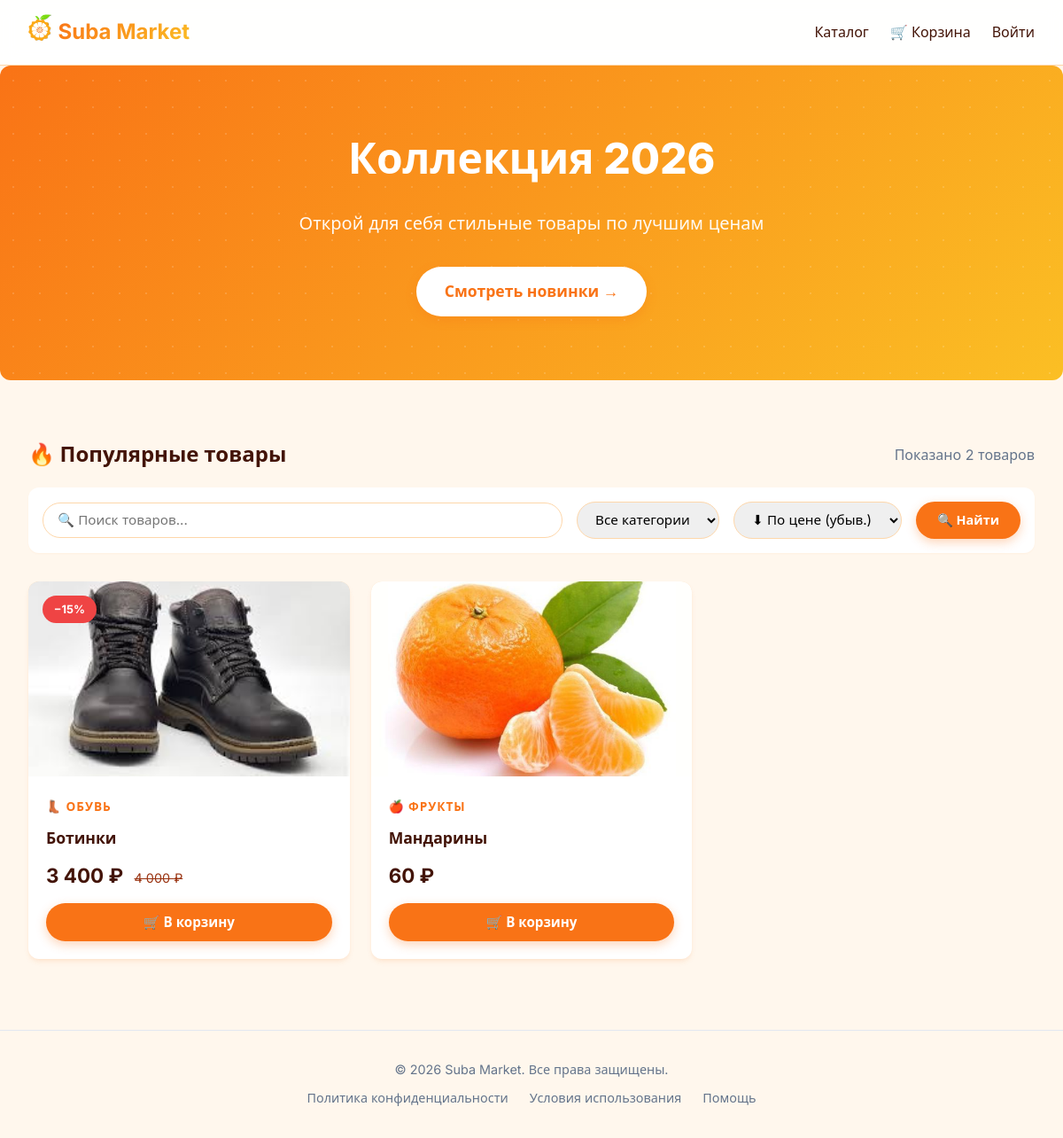
Page /catalogue on the committed database.
### tables this page shows
CREATE TABLE product(
    id INTEGER PRIMARY KEY AUTOINCREMENT,
    title TEXT UNIQUE NOT NULL,
    description TEXT,
    price INTEGER NOT NULL,
    discount integer,
    category TEXT NOT NULL,
    image TEXT
);

### app/catalogue.py (the view)
@bp.route('/catalogue')
def catalogue():
    search = request.args.get('search', '')
    category_filter = request.args.get('category', '')
    sort_direction = request.args.get('sort_direction', '0')
    db = get_db()
    query = 'SELECT id, title, price, discount, category, image FROM product'
    params = []
    conditions = []
    if category_filter:
        conditions.append('LOWER(category) = LOWER(?)')
        params.append(category_filter)
    if conditions:
        query += ' WHERE ' + ' AND '.join(conditions)
    if sort_direction == '1':
        query += ' ORDER BY price * (1 - COALESCE(discount, 0)/100.0) ASC'
    else:
        query += ' ORDER BY price * (1 - COALESCE(discount, 0)/100.0) DESC'
    products = db.execute(query, params).fetchall()
    if search:
        search_lower = search.lower()
        products = [p for p in products if search_lower in p['title'].lower()]
    categories = db.execute('SELECT DISTINCT category FROM product ORDER BY category').fetchall()
    if g.user:
        carts = db.execute(
            'SELECT product_id FROM cart WHERE user_id = ?', (g.user['id'],)
        ).fetchall()
        cart_count = len(carts)
    else:
        carts = [{"product_id": None}]
        cart_count = None
    return render_template('catalogue/catalog.html',
                           products=products,
                           carts=carts,
                           cart_count=cart_count,
                           categories=categories,
                           search=search,
                           category_filter=category_filter,
                           sort_direction=sort_direction)

### app/auth.py (called while the page is built)
@bp.before_app_request
def load_logged_in_user():
    user_id = session.get('user_id')
    if user_id is None:
        g.user = None
    else:
        g.user = get_db().execute(
            'SELECT * FROM user WHERE id = ?', (user_id,)
        ).fetchone()

### app/db.py (called while the page is built)
def get_db():
    if 'db' not in g:
        g.db = sqlite3.connect(
            current_app.config['DATABASE'],
            detect_types=sqlite3.PARSE_DECLTYPES
        )
        g.db.row_factory = sqlite3.Row
    return g.db

### app/templates/catalogue/catalog.html (shortened to what this page needs)
{% extends "base.html" %}
{% block content %}
<section class="hero">
  <h1>Коллекция 2026</h1>
  <p>Открой для себя стильные товары по лучшим ценам</p>
  <a href="#catalogue" class="btn btn-primary" style="background:white; color:#f97316;">
    Смотреть новинки →
  </a>
</section>
<main class="container" id="catalogue">
  <div style="display:flex; justify-content:space-between; align-items:center; margin-bottom:1rem;">
    <h2>🔥 Популярные товары</h2>
    <span style="color:#64748b;">Показано {{ products|length }} товаров</span>
  </div>
  <div class="filters">
    <form method="GET" action="{{ url_for('catalogue.catalogue', _anchor='catalogue') }}" style="display:flex; gap:1rem; flex-wrap:wrap; align-items:center; width:100%;">
      <input type="text" name="search" placeholder="🔍 Поиск товаров..." value="{{ search }}" style="flex:1; min-width:200px;">
      <select name="category" onchange="this.form.submit()">
        <option value="">Все категории</option>
      </select>
      <select name="sort_direction" onchange="this.form.submit()">
        <option value="0" {% if sort_direction == '0' %}selected{% endif %}>⬇ По цене (убыв.)</option>
      </select>
      <button type="submit" class="btn btn-primary" style="font-size:0.9rem;">🔍 Найти</button>
    </form>
  </div>
  {% if products %}
  <div class="product-grid">
    {% for product in products %}
    <a href="{{ url_for('catalogue.product', product_id=product.id) }}" style="text-decoration:none; color:inherit;">
      <div class="product-card">
        {% if product.discount and product.discount > 0 %}
          <span class="badge">−{{ product.discount }}%</span>
        {% endif %}
        <div class="image-wrapper">
          {% if product.image %}
            <img src="{{ product.image }}" alt="{{ product.title }}">
          {% else %}
            <img src="https://via.placeholder.com/400x300?text=Нет+фото" alt="{{ product.title }}">
          {% endif %}
        </div>
        <div class="card-body">
          <span class="category">
            {% if product.category == 'Электроника' %}📱
            {% elif product.category == 'Одежда' %}👕
            {% elif product.category == 'Книги' %}📚
            {% elif product.category == 'Фрукты' %}🍎
            {% elif product.category == 'Обувь' %}👢
            {% else %}📦{% endif %}
            {{ product.category }}
          </span>
          <h3>{{ product.title }}</h3>
          {% if product.discount and product.discount > 0 %}
            {% set new_price = (product.price * (1 - product.discount/100))|round|int %}
            <span class="price">{{ "{:,.0f}".format(new_price).replace(",", " ") }} ₽</span>
            <span class="old-price">{{ "{:,.0f}".format(product.price).replace(",", " ") }} ₽</span>
          {% else %}
            <span class="price">{{ "{:,.0f}".format(product.price).replace(",", " ") }} ₽</span>
          {% endif %}
          {% set in_cart = namespace(yes=false) %}
          {% for cart_item in carts %}
            {% if product.id == cart_item.product_id %}
              {% set in_cart.yes = true %}
            {% endif %}
          {% endfor %}
          {% if in_cart.yes %}
            <button class="btn btn-outline in-cart-btn" disabled style="width:100%; cursor:default; opacity:0.7;" onclick="event.preventDefault(); event.stopPropagation();">
              ✅ В корзине
            </button>
          {% else %}
            <button class="btn btn-primary add-to-cart-btn" data-product-id="{{ product.id }}" style="width:100%;" onclick="event.preventDefault(); event.stopPropagation();">
              🛒 В корзину
            </button>
          {% endif %}
        </div>
      </div>
    </a>
    {% endfor %}
  </div>
  {% endif %}
</main>
{% endblock %}

### app/static/css/styles.css (style rules this page uses)
:root { --primary: #f97316; --primary-hover: #ea580c; --primary-light: #fff7ed; --secondary: #fbbf24; --bg: #fff7ed; --card-bg: #ffffff; --text: #431407; --text-light: #9a3412; --border: #fed7aa; --radius: 12px; --shadow-sm: 0 1px 2px rgba(249,115,22,0.05); --shadow: 0 4px 6px -1px rgba(249,115,22,0.1), 0 2px 4px -2px rgba(249,115,22,0.1); --shadow-lg: 0 10px 15px -3px rgba(249,115,22,0.1), 0 4px 6px -4px rgba(249,115,22,0.1); --transition: all 0.3s cubic-bezier(0.4, 0, 0.2, 1); }
* { margin: 0; padding: 0; box-sizing: border-box; }
body { font-family: 'Inter', system-ui, sans-serif; background: var(--bg); color: var(--text); line-height: 1.7; -webkit-font-smoothing: antialiased; }
.hero { background: linear-gradient(135deg, #f97316 0%, #fbbf24 100%); color: white; padding: 4rem 2rem; border-radius: var(--radius); margin-bottom: 2rem; text-align: center; position: relative; overflow: hidden; }
.hero::before { content: ''; position: absolute; top: -50%; left: -50%; width: 200%; height: 200%; background: radial-gradient(circle, rgba(255,255,255,0.15) 1px, transparent 1px); background-size: 30px 30px; animation: moveBackground 20s linear infinite; }
.hero h1 { font-size: 3rem; font-weight: 800; margin-bottom: 1rem; position: relative; z-index: 1; }
.hero p { font-size: 1.25rem; opacity: 0.95; margin-bottom: 2rem; position: relative; z-index: 1; }
.hero .btn { font-size: 1.1rem; padding: 0.8rem 2rem; }
.container { max-width: 1200px; margin: 0 auto; padding: 2rem; }
.btn { display: inline-block; padding: 0.7rem 1.5rem; border: none; border-radius: 100px; cursor: pointer; font-weight: 600; font-family: inherit; font-size: 0.95rem; text-decoration: none; text-align: center; transition: var(--transition); position: relative; overflow: hidden; }
.btn-primary { background: var(--primary); color: white; box-shadow: 0 4px 12px rgba(249,115,22,0.3); }
.filters { display: flex; gap: 1rem; flex-wrap: wrap; align-items: center; margin-bottom: 2rem; background: var(--card-bg); padding: 1rem; border-radius: var(--radius); box-shadow: var(--shadow-sm); }
.filters input, .filters select { padding: 0.6rem 1rem; border: 1px solid var(--border); border-radius: 100px; font-family: inherit; font-size: 0.95rem; outline: none; transition: var(--transition); }
.product-grid { display: grid; grid-template-columns: repeat(auto-fill, minmax(280px, 1fr)); gap: 1.5rem; }
.product-card { background: var(--card-bg); border-radius: var(--radius); overflow: hidden; box-shadow: var(--shadow); transition: var(--transition); position: relative; }
.product-card .badge { position: absolute; top: 1rem; left: 1rem; background: #ef4444; color: white; padding: 0.3rem 0.8rem; border-radius: 100px; font-size: 0.8rem; font-weight: 700; z-index: 2; }
.product-card .image-wrapper { position: relative; overflow: hidden; height: 220px; background: #fed7aa; }
.product-card img { width: 100%; height: 100%; object-fit: cover; transition: var(--transition); }
.product-card .card-body { padding: 1.25rem; }
.product-card .category { color: var(--primary); font-size: 0.85rem; font-weight: 600; text-transform: uppercase; letter-spacing: 1px; }
.product-card h3 { margin: 0.5rem 0; font-size: 1.1rem; font-weight: 600; }
.product-card .price { font-size: 1.4rem; font-weight: 700; color: var(--text); margin-bottom: 0.25rem; }
.product-card .old-price { font-size: 0.9rem; color: var(--text-light); text-decoration: line-through; margin-left: 0.5rem; }
.product-card .btn { width: 100%; margin-top: 0.75rem; }
.product-card { animation: fadeIn 0.6s ease backwards; }
.product-card:nth-child(1) { animation-delay: 0.1s; }

### rows in the picture
product: discount "15", image (picture), category "ОБУВЬ", title "Ботинки", value "3 400", price "4 000"
product: image (picture), category "ФРУКТЫ", title "Мандарины", price "60", {{ product.id }} 1 (drawn)

### other values in the picture
{{ products|length }} "2"
